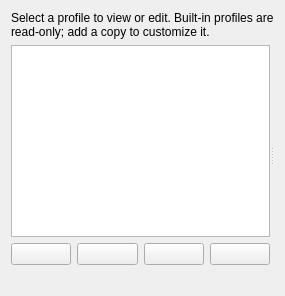
                    <widget class="QWidget" name="postprocessorsTab">
                        <attribute name="title">
                            <string>Postprocessors</string>
                        </attribute>
                        <layout class="QVBoxLayout" name="postprocessorsLayout" stretch="0,1,0">
                            <item>
                                <widget class="QLabel" name="postprocessorsHelp">
                                    <property name="text">
                                        <string>Select a profile to view or edit. Built-in profiles are read-only; add a copy to customize it.</string>
                                    </property>
                                    <property name="wordWrap">
                                        <bool>true</bool>
                                    </property>
                                </widget>
                            </item>
                            <item>
                                <widget class="QSplitter" name="postProfileSplitter">
                                    <property name="orientation">
                                        <enum>Qt::Orientation::Horizontal</enum>
                                    </property>
                                    <widget class="QWidget" name="postProfileSidebar">
                                        <layout class="QVBoxLayout" name="postProfileSidebarLayout">
                                            <item>
                                                <widget class="QListWidget" name="postProfileList" />
                                            </item>
                                            <item>
                                                <layout class="QHBoxLayout" name="postProfileActions">
                                                    <item>
                                                        <widget class="QPushButton" name="newPostProfileButton">
                                                            <property name="toolTip">
                                                                <string>Add</string>
                                                            </property>
                                                            <property name="accessibleName">
                                                                <string>Add</string>
                                                            </property>
                                                            <property name="text">
                                                                <string />
                                                            </property>
                                                            <property name="icon">
                                                                <iconset resource="../../../resources/files_res.qrc">
                                                                    <normaloff>:/resource/icons/add.png</normaloff>:/resource/icons/add.png</iconset>
                                                            </property>
                                                            <property name="iconSize">
                                                                <size>
                                                                    <width>24</width>
                                                                    <height>24</height>
                                                                </size>
                                                            </property>
                                                        </widget>
                                                    </item>
                                                    <item>
                                                        <widget class="QPushButton" name="savePostProfileButton">
                                                            <property name="toolTip">
                                                                <string>Save</string>
                                                            </property>
                                                            <property name="accessibleName">
                                                                <string>Save</string>
                                                            </property>
                                                            <property name="text">
                                                                <string />
                                                            </property>
                                                            <property name="icon">
                                                                <iconset resource="../../../resources/files_res.qrc">
                                                                    <normaloff>:/resource/icons/save.png</normaloff>:/resource/icons/save.png</iconset>
                                                            </property>
                                                            <property name="iconSize">
                                                                <size>
                                                                    <width>24</width>
                                                                    <height>24</height>
                                                                </size>
                                                            </property>
                                                        </widget>
                                                    </item>
                                                    <item>
                                                        <widget class="QPushButton" name="renamePostProfileButton">
                                                            <property name="toolTip">
                                                                <string>Rename</string>
                                                            </property>
                                                            <property name="accessibleName">
                                                                <string>Rename</string>
                                                            </property>
                                                            <property name="text">
                                                                <string />
                                                            </property>
                                                            <property name="icon">
                                                                <iconset resource="../../../resources/files_res.qrc">
                                                                    <normaloff>:/resource/icons/rename.png</normaloff>:/resource/icons/rename.png</iconset>
                                                            </property>
                                                            <property name="iconSize">
                                                                <size>
                                                                    <width>24</width>
                                                                    <height>24</height>
                                                                </size>
                                                            </property>
                                                        </widget>
                                                    </item>
                                                    <item>
                                                        <widget class="QPushButton" name="removePostProfileButton">
                                                            <property name="toolTip">
                                                                <string>Delete</string>
                                                            </property>
                                                            <property name="accessibleName">
                                                                <string>Delete</string>
                                                            </property>
                                                            <property name="text">
                                                                <string />
                                                            </property>
                                                            <property name="icon">
                                                                <iconset resource="../../../resources/files_res.qrc">
                                                                    <normaloff>:/resource/icons/trash.png</normaloff>:/resource/icons/trash.png</iconset>
                                                            </property>
                                                            <property name="iconSize">
                                                                <size>
                                                                    <width>24</width>
                                                                    <height>24</height>
                                                                </size>
                                                            </property>
                                                        </widget>
                                                    </item>
                                                </layout>
                                            </item>
                                        </layout>
                                    </widget>
                                    <widget class="QWidget" name="postProfileEditorHost">
                                        <layout class="QVBoxLayout" name="postProfileEditorLayout" />
                                    </widget>
                                </widget>
                            </item>
                            <item>
                                <widget class="QLabel" name="postProfileErrorLabel">
                                    <property name="text">
                                        <string />
                                    </property>
                                    <property name="wordWrap">
                                        <bool>true</bool>
                                    </property>
                                </widget>
                            </item>
                        </layout>
                    </widget>
